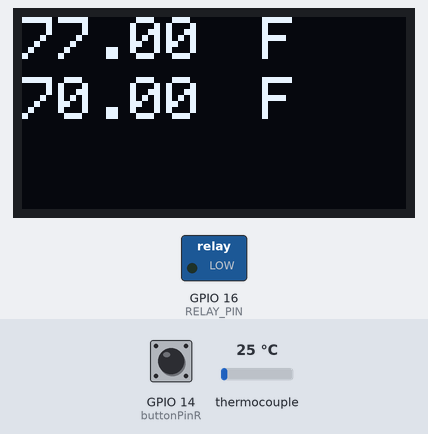
Bench run of a sketch on a simulated ESP8266 (NodeMCU). Parts: 128×64 one-colour display, switched loads named in the sketch (green lamp = pin HIGH). Dashed ring = blinking. The test bench sets the inputs (shaded band); at power-on: thermocouple 25 °C, GPIO 14 (buttonPinR) LOW. Pins used as bus, display or sensor lines are not drawn; what the sketch prints to the serial monitor is not drawn.

Above: at 1.2 s.
1.3 s: thermocouple set to 18 °C
At 1.82 s:
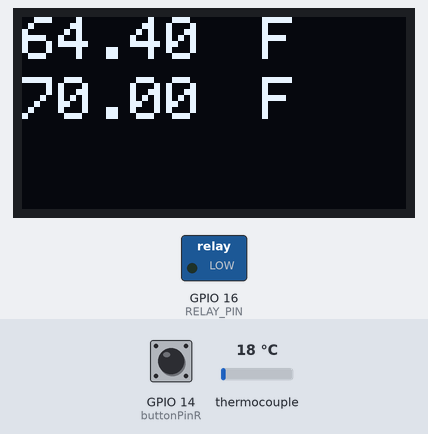
4.3 s: thermocouple set to 75 °C
At 5.5 s:
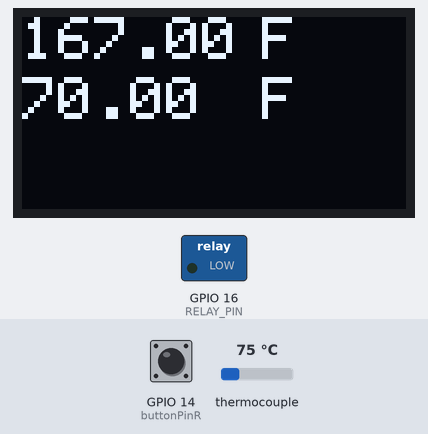
5.8 s: GPIO 14 (buttonPinR) pulled HIGH for 1 s
At 7.06 s:
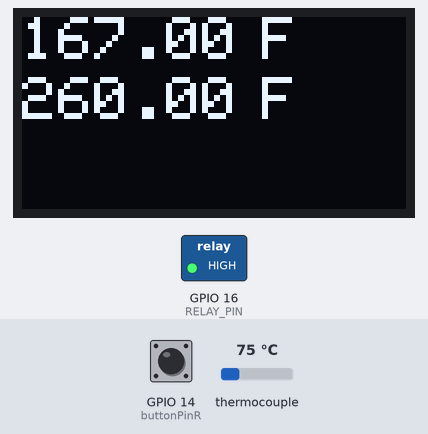
7.4 s: GPIO 14 (buttonPinR) pulled HIGH for 0.15 s
At 8.09 s:
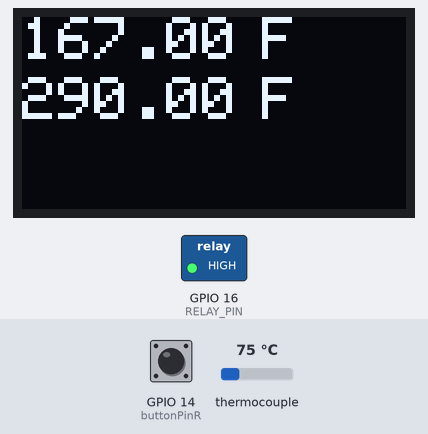
8.1 s: thermocouple set to 6 °C
At 9.34 s:
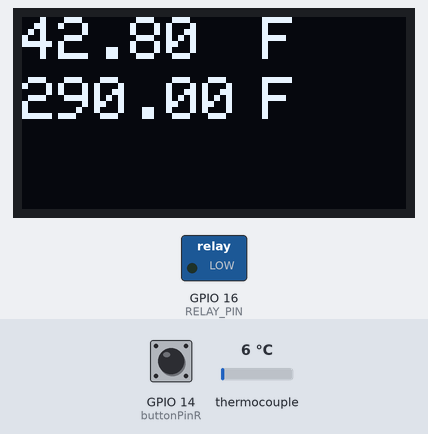
Timing chart, 0 to 10.6 s (numbered marks = the images above; inputs shaded):
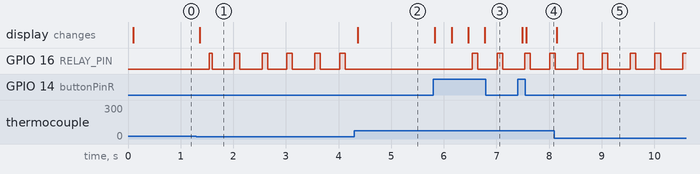

The sketch:

ESP8866PID.ino
```cpp
// this example is public domain. enjoy!
// www.ladyada.net/learn/sensors/thermocouple
#include <PID_v1.h>
#include "max6675.h"
#include <SPI.h>
#include <Wire.h>
#include <Adafruit_GFX.h>
#include <Adafruit_SSD1306.h>

//#define wifi
//#define invertSSR
#define Timer
int msLoop=0;
//#define TempChange
int Menu = 0;

//webstuff
float temp_f;
#if defined(wifi)
String webString = "";
#include <ESP8266WiFi.h>
#include <WiFiClient.h>
#include <ESP8266WebServer.h>

#include <ESP8266mDNS.h>
#include <ArduinoOTA.h>

/* Set these to your desired credentials. */
const char *ssid = "HendoNail";
const char *password = "";

ESP8266WebServer server(80);

/* Just a little test message.  Go to http://192.168.4.1 in a web browser
   connected to this access point to see it.
*/
void handleRoot() {
  server.send(200, "text/html", "<h1>You are connected</h1>");
}
#endif
//#define PIN_INPUT 0
//#define RELAY_PIN 3
#define OLED_RESET LED_BUILTIN
Adafruit_SSD1306 display(OLED_RESET);

int thermoDO = 12;
int thermoCS = 15;
int thermoCLK = 13;
byte buttonState_prevR;
byte buttonState_prevL;

const int RELAY_PIN =  16;
// Variables will change :
int ledState = LOW;

MAX6675 thermocouple(thermoCLK, thermoCS, thermoDO);
int vccPin = 3;
int gndPin = 2;

//PID!!
//Define Variables we'll be connecting to
double Setpoint, Input, Output;

//Specify the links and initial tuning parameters
//PID myPID(&Input, &Output, &Setpoint, 1, 0020, 0010, DIRECT);  // = original
//PID myPID(&Input, &Output, &Setpoint, 100, 20, 0.1, DIRECT); // = first refined
//PID myPID(&Input, &Output, &Setpoint, 38.04, 2.35, 147.63, DIRECT);


//PID myPID(&Input, &Output, &Setpoint, 2, 5, 1, DIRECT);
//PID myPID(&Input, &Output, &Setpoint, 16, 0.5, 4, DIRECT);
PID myPID(&Input, &Output, &Setpoint, 0.64, 29, 7, DIRECT);
//PID myPID(&Input, &Output, &Setpoint, 100, 10, 1, DIRECT); // = 810f
//PID myPID(&Input, &Output, &Setpoint, 100, 40, 1, DIRECT); // = 810f
//PID myPID(&Input, &Output, &Setpoint, 400, 10, 1, DIRECT); // = 814f
//PID myPID(&Input, &Output, &Setpoint, 5, 10, 1, DIRECT);  // = 828f

int WindowSize = 500;
unsigned long windowStartTime;


int PrevTemp;

// set pin numbers:
const int buttonPinR = 14 ;     // the number of the pushbutton pin
const int buttonPinL = 2;     // the number of the pushbutton pin
const int ledPin =  LED_BUILTIN;      // the number of the LED pin

// variables will change:
int buttonStateR = 0;         // variable for reading the pushbutton status
int buttonStateL = 0;
int mult = 10;
int menuAct = 0;
int menuFlag = 0;
String Selection = ("Menu 2");


void setup() {
  pinMode(buttonPinR, INPUT);
  pinMode(buttonPinL, INPUT);

  windowStartTime = millis();
  Setpoint = 70;
  myPID.SetOutputLimits(0, 100);
  myPID.SetMode(AUTOMATIC);


  display.begin();
  // use Arduino pins
  pinMode(vccPin, OUTPUT); digitalWrite(vccPin, HIGH);
  pinMode(gndPin, OUTPUT); digitalWrite(gndPin, LOW);
  pinMode(RELAY_PIN, OUTPUT);
  display.clearDisplay();
  display.setTextColor(WHITE);
  // wait for MAX chip to stabilize
  digitalWrite(RELAY_PIN,LOW);
  //webstuff
  delay(45);
  Serial.begin(115200);
  Serial.println();
  Serial.print("Configuring access point...");
  /* You can remove the password parameter if you want the AP to be open. */
#if defined(wifi)
  WiFi.softAP(ssid, password);

  IPAddress myIP = WiFi.softAPIP();
  Serial.print("AP IP address: ");
  Serial.println(myIP);
  server.on("/", handleRoot);
  server.begin();
  Serial.println("HTTP server started");
#endif
}

void loop() {
  display.clearDisplay();
  // read the state of the pushbutton value:
  buttonStateR = digitalRead(buttonPinR);
  buttonStateL = digitalRead(buttonPinL);
  buttoncheck();
  // basic readout test, just print the current temp
  //temp_f = round(thermocouple.readFahrenheit()*10)/10.0;
  temp_f = thermocouple.readFahrenheit();
#if defined(wifi)
  webString = "Temperature: " + String((int)temp_f) + " F";
  //webString = "Output: " + String((int)Output);
#endif
  Input = temp_f;
  myPID.Compute();
  runrelay();

//trying a countdown timer
#if defined(Timer)
  msLoop = msLoop + 1;
  if (msLoop = 199999) drawscreen();
  if (msLoop = 200000) msLoop = 0;
#endif
//#if !defined(msLoop)
  //drawscreen();
//#endif

#if defined(TempChange)
  if round(thermocouple.readFahrenheit() > PrevTemp) drawscreen();
  if round(thermocouple.readFahrenheit() < PrevTemp) drawscreen();
  PrevTemp = round(thermocouple.readFahrenheit());
#endif
//#if !defined(TempChange)
  //drawscreen();
//#endif
  display.display();

#if defined(wifi)
  server.send(200, "text/plain", webString);
  server.handleClient();
#endif
}

void buttoncheck() {
   if (buttonStateR == HIGH && buttonStateL == HIGH) {
      Menu ++;
      if (Menu >=4) {
        delay(100);
        Menu = 0;
      }
   }
  if (buttonStateR == HIGH && buttonStateL == LOW) {
    Setpoint = Setpoint + mult;
  }
  if (buttonStateR == LOW && buttonStateL == HIGH) {
    Setpoint = Setpoint - mult;
  }
}
void runrelay(){
  //setup code here to use output from PID loop to apply it towards relay
   if(millis() - windowStartTime>WindowSize)
  { //time to shift the Relay Window
    windowStartTime += WindowSize;
  }

#if defined(invertSSR)
  if(Output < millis() - windowStartTime) digitalWrite(RELAY_PIN,HIGH);
    else digitalWrite(RELAY_PIN,LOW);
#endif
#if !defined(invertSSR)
  if(Output < millis() - windowStartTime) digitalWrite(RELAY_PIN,LOW);
    else digitalWrite(RELAY_PIN,HIGH);
#endif

}

void drawscreen(){
  if(Menu == 0) {
  display.setTextSize(2);
  display.setCursor(0, 0);
  display.println(thermocouple.readFahrenheit());
  display.setCursor(80, 0);
  display.print("F");
  display.setCursor(0, 20);
  display.println(Setpoint);
  display.setCursor(80, 20);
  display.print("F");
  display.display();
  }

  mainMenu();


}

void mainMenu(){
  if (Menu != 0) {
    display.clearDisplay();
    display.setTextSize(2);
    display.setCursor(0,40);
    if (buttonStateR == HIGH && (buttonStateR!=buttonState_prevR)) {
      Menu ++;
    }
    buttonState_prevR = buttonStateR;

    if (buttonStateL == HIGH && (buttonStateL!=buttonState_prevL)) {
      Menu --;
    }
    buttonState_prevL=buttonStateL;
    if (Menu == 1) {
      Selection = ("Menu1");
    }
    if (Menu == 2) {
      Selection = ("Menu2");
    }
    if (Menu == 3) {
      Selection = ("Menu3");
    }
    if (Menu >= 4) {
      Selection = ("Exit");
      delay(1000);
      Menu = 0;
    }
    //display.clearDisplay();
    display.setCursor(0,40);
    display.print(Selection);
    display.display();
    delay(120);
  }

}
```

Measured:
- the behaviour switches between 21 and 20 °C on thermocouple (found by bisection; images 0 and 1)
- after the input at 1.3 s, GPIO 16 (RELAY_PIN): alternates HIGH for 0.11 s and LOW for 0.42 s, starting after 0.25 s; the display: changes after 0.06 s (image 1)
- after the input at 4.3 s, GPIO 16 (RELAY_PIN): stops changing and stays LOW; the display: changes after 0.06 s (image 2)
- after the input at 5.8 s, GPIO 16 (RELAY_PIN): alternates HIGH for 0.11 s and LOW for 0.37 s, starting after 0.74 s; the display: first changes at once (image 3 shows a later state)
- after the input at 7.4 s, the display: first changes after 0.09 s (image 4 shows a later state)
- after the input at 8.1 s, the display: changes at once (image 5)
